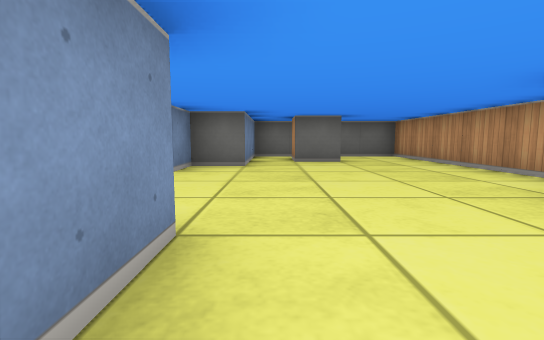
View 1 (above)

12 first-person views from a walk through a cub3D ray-caster map. The camera is about half as high as the walls, tilts 6° down and sees 85° across. The floor is counted in squares. Each view is taken from the middle of a square. On the plan, view 1 faces up. The plan holds only what a view shows up to about 9 squares ahead; the rest is blank.

View 2
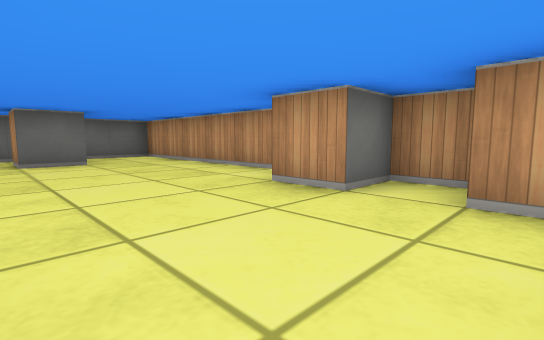

View 3
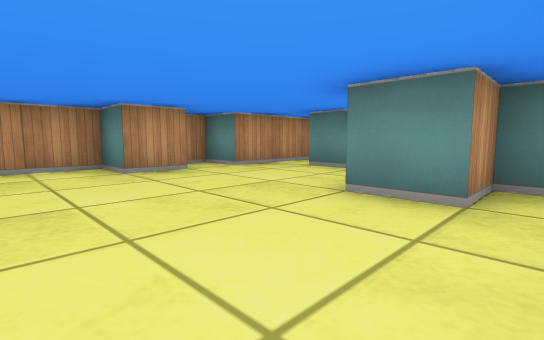

View 4
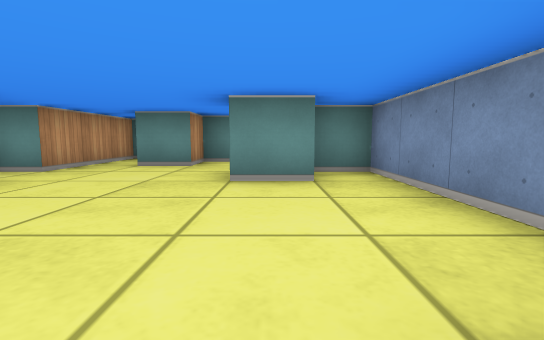

View 5
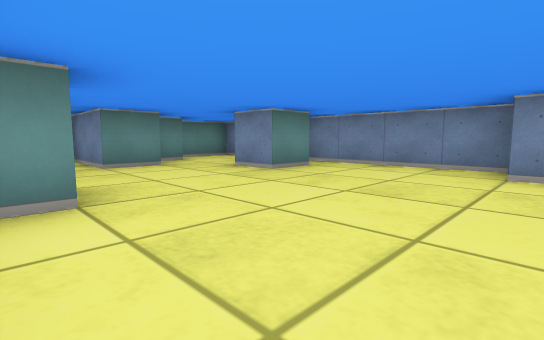

View 6
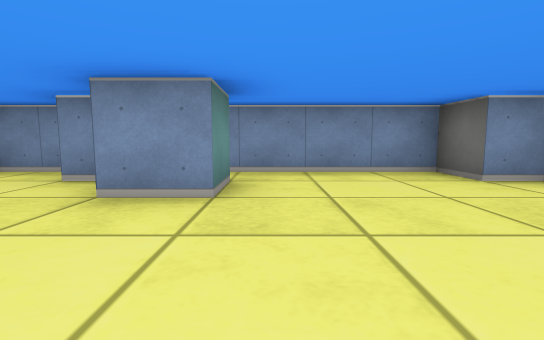

View 7
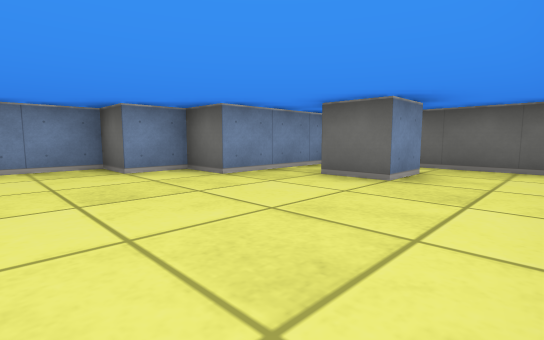

View 8
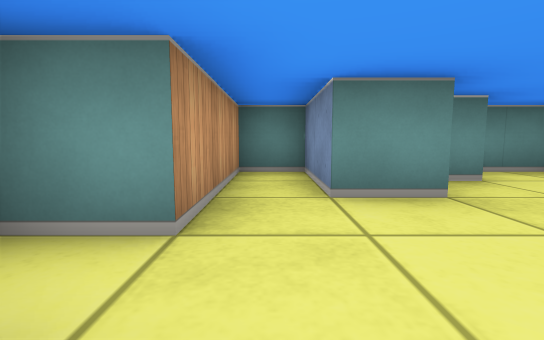

View 9
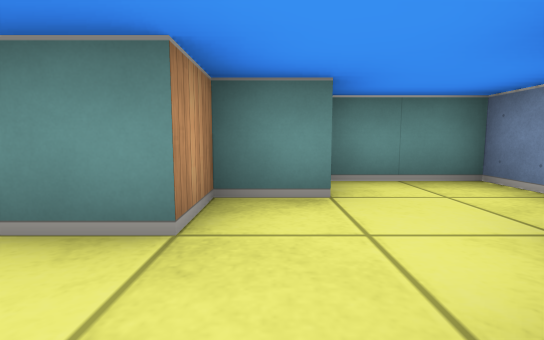

View 10
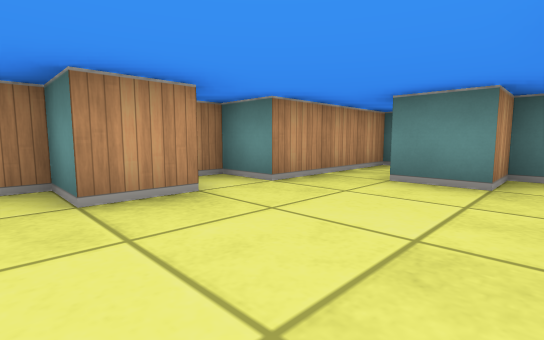

View 11
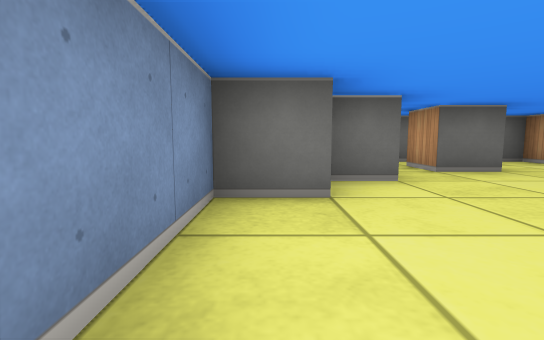

View 12
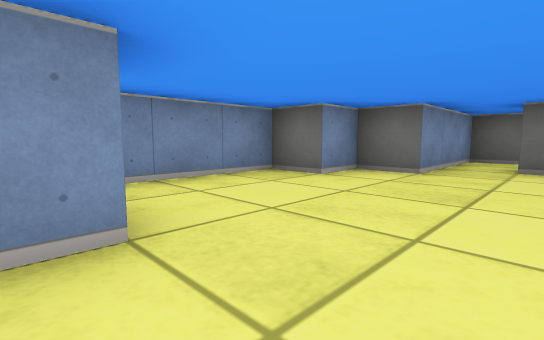

### Floor plan
Ten units are one square. View 1 is at (0, 0); x grows to the right and y downward. Boxes are objects, and circles mark ways between rooms. Rooms are numbered by the first view taken in them; rooms with no view inside come last. Other rooms are left out.
<svg viewBox="-30 -90 70 120">
<path fill="none" stroke="#000" d="M15 -75 15 -65 5 -65 5 -75M5 5 15 5 15 25 25 25 25 -5 35 -5 35 -15 25 -15 25 -25 35 -25 35 -85 -5 -85 -5 -55 -15 -55 -15 -45 -25 -45 -25 -5 -15 -5 -15 -15 -5 -15 -5 -5M-15 0 -15 5M-6 15 5 15 5 5M-25 11 -25 25 -6 25"/>
<circle cx="0" cy="10" r="3" fill="#2a7"/>
<text x="10" y="-40">1</text>
<text x="-10" y="10">2</text>
</svg>
Room 1 opens to room 2.

Where each view was taken, in squares from view 1:
view 1: 0 up, 0 right, facing up
view 2: 0 up, 0 right, facing up-right
view 3: 4 up, 2 left, facing down-right
view 4: 5 up, 1 left, facing down
view 5: 5 up, 3 right, facing down-left
view 6: 2 up, 2 right, facing left
view 7: 3 up, 3 right, facing up-left
view 8: 2 up, 2 right, facing down
view 9: 1 up, 0 right, facing down
view 10: 3 up, 0 right, facing down-right
view 11: 2 up, 2 left, facing up
view 12: 1 up, 1 right, facing up-left
